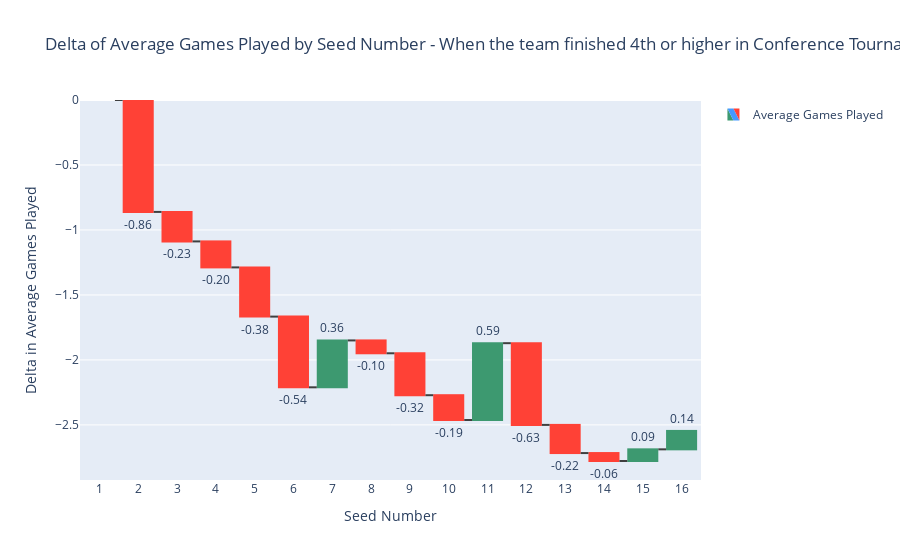

Write notebook code for a chart like this one.
### Code cell
import plotly.graph_objects as go
import numpy as np
df = top8conftourneyResults

# Assuming 'df' is your DataFrame with detailed game records, including SeedNum
# Calculate the average games played for each SeedNum
avg_games_played_by_seed = df.groupby('SeedNum')['GamesPlayed'].mean().reset_index()

# Sort the DataFrame by SeedNum to ensure the order is correct
avg_games_played_by_seed = avg_games_played_by_seed.sort_values(by='SeedNum')

# Calculate the deltas for the waterfall chart
# For the waterfall chart, the first delta is the average games played by the 1 seed
# Subsequent deltas are the changes from one seed to the next
deltas = np.diff(avg_games_played_by_seed['GamesPlayed'], prepend=avg_games_played_by_seed['GamesPlayed'].iloc[0])

# Adjust the measures array for the waterfall chart
measures = ['relative'] * len(deltas)
measures[0] = 'absolute'  # The first value is the starting point (absolute)

# Text for the annotations
text_values = [f"{delta:.2f}" if i != 0 else f"{avg_games_played_by_seed['GamesPlayed'].iloc[0]:.2f}" for i, delta in enumerate(deltas)]

# Create the waterfall chart
fig = go.Figure(go.Waterfall(
    name="Average Games Played",
    orientation="v",
    measure=measures,
    x=avg_games_played_by_seed['SeedNum'].astype(str).tolist(),
    textposition="outside",
    text=text_values,
    y=deltas,
    connector={"line":{"color":"rgb(63, 63, 63)"}},
))

fig.update_layout(
    title="Delta of Average Games Played by Seed Number <br> When the team finished 4th or higher in Conference Tournament",
    xaxis_title="Seed Number",
    yaxis_title="Delta in Average Games Played",
    showlegend=True
)

fig.show()

### Figure 1 — Plotly figure (JSON) as saved in the notebook; plotly's stock layout.template omitted (floating-point values rounded to 4 significant figures)
{"data": [{"connector": {"line": {"color": "rgb(63, 63, 63)"}}, "measure": ["absolute", "relative", "relative", "relative", "relative", "relative", "relative", "relative", "relative", "relative", "relative", "relative", "relative", "relative", "relative", "relative"], "name": "Average Games Played", "orientation": "v", "text": ["3.92", "-0.86", "-0.23", "-0.20", "-0.38", "-0.54", "0.36", "-0.10", "-0.32", "-0.19", "0.59", "-0.63", "-0.22", "-0.06", "0.09", "0.14"], "textposition": "outside", "type": "waterfall", "x": ["1", "2", "3", "4", "5", "6", "7", "8", "9", "10", "11", "12", "13", "14", "15", "16"], "y": [0, -0.8611, -0.227, -0.2, -0.3786, -0.5441, 0.3608, -0.09892, -0.3226, -0.1906, 0.5909, -0.6288, -0.2167, -0.06111, 0.08968, 0.1418]}], "layout": {"showlegend": true, "title": {"text": "Delta of Average Games Played by Seed Number - When the team finished 4th or higher in Conference Tournament"}, "xaxis": {"title": {"text": "Seed Number"}}, "yaxis": {"title": {"text": "Delta in Average Games Played"}}}}
